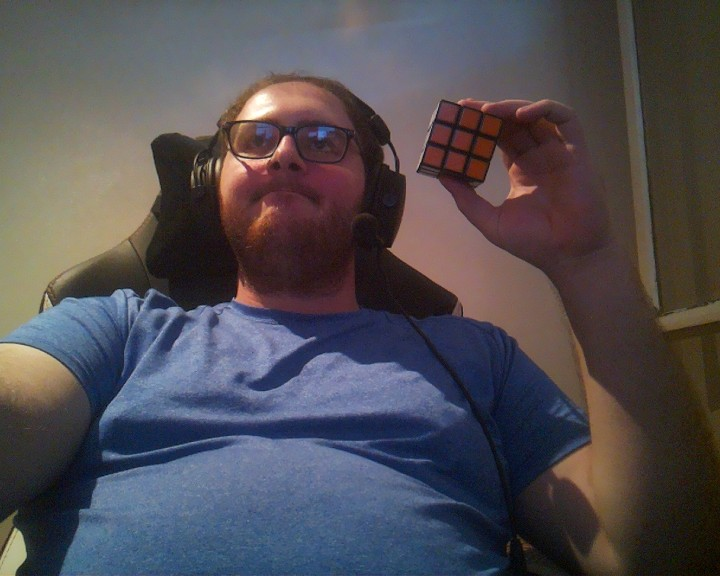
#> input picture Bras/Robot/Master v3/Bras/Stereo/Nouveauahh/images/left1.jpeg, 720 x 576 px; its folder holds 2 pictures in this run
$ python -i update.py   (imports and definitions only)
#> lines starting #> are read from the running program, lines starting #| are printed output that depends on the picture
import cv2
import numpy as np
import tkinter as tk
from tkinter import filedialog, Label, Button, Scale, Checkbutton, IntVar

# Function to update the disparity map when parameters change
def update_disparity_map():
    # Check if the blur filter is enabled
    if blur_enabled.get() == 1:
        # Get the blur level from the scale
        blur_level = blur_scale.get()
        # Apply Gaussian blur with the chosen kernel size
        blur_kernel_size = (blur_level, blur_level)
        left_image_blurred = cv2.GaussianBlur(left_image, blur_kernel_size, 0)
        right_image_blurred = cv2.GaussianBlur(right_image, blur_kernel_size, 0)
    else:
        left_image_blurred = left_image
        right_image_blurred = right_image

    num_disparities = num_disparities_scale.get()
    block_size = block_size_scale.get()

    # Ensure num_disparities is positive and divisible by 16
    num_disparities = max(16, num_disparities)
    num_disparities = num_disparities + (16 - (num_disparities % 16)) if num_disparities % 16 != 0 else num_disparities

    stereo = cv2.StereoBM_create(numDisparities=num_disparities, blockSize=block_size)
    disparity_map = stereo.compute(left_image_blurred, right_image_blurred)

    min_disparity = disparity_map.min()
    max_disparity = disparity_map.max()
    normalized_disparity = (disparity_map - min_disparity) / (max_disparity - min_disparity)
    normalized_disparity = (normalized_disparity * 255).astype(np.uint8)

    cv2.imshow('Disparity Map', normalized_disparity)

# Function to load stereo images and resize them to 500x500
def load_images():
    global left_image, right_image
    left_image_path = filedialog.askopenfilename(title='Select Left Image', filetypes=[('Image files', '*.png *.jpg *.jpeg *.bmp')])
#> the answer given: images/left1.jpeg
    right_image_path = filedialog.askopenfilename(title='Select Right Image', filetypes=[('Image files', '*.png *.jpg *.jpeg *.bmp')])
#> the answer given: images/left2.jpeg

    if left_image_path and right_image_path:
        left_image = cv2.imread(left_image_path, cv2.IMREAD_GRAYSCALE)
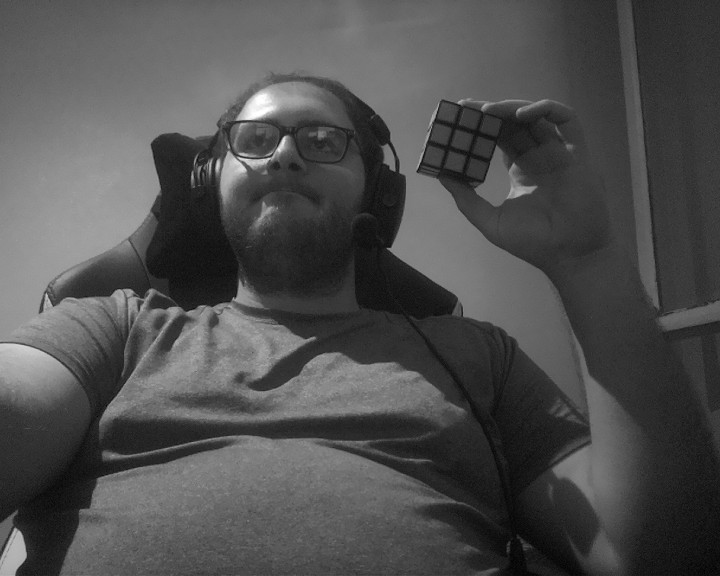
#> left_image: shape (576, 720); min 0, max 255, mean 78.8
        right_image = cv2.imread(right_image_path, cv2.IMREAD_GRAYSCALE)
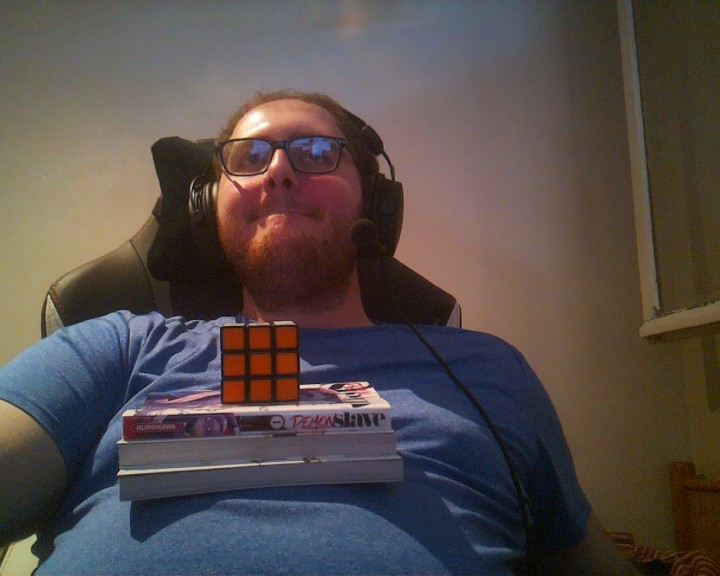
#> input picture Bras/Robot/Master v3/Bras/Stereo/Nouveauahh/images/left2.jpeg, 720 x 576 px
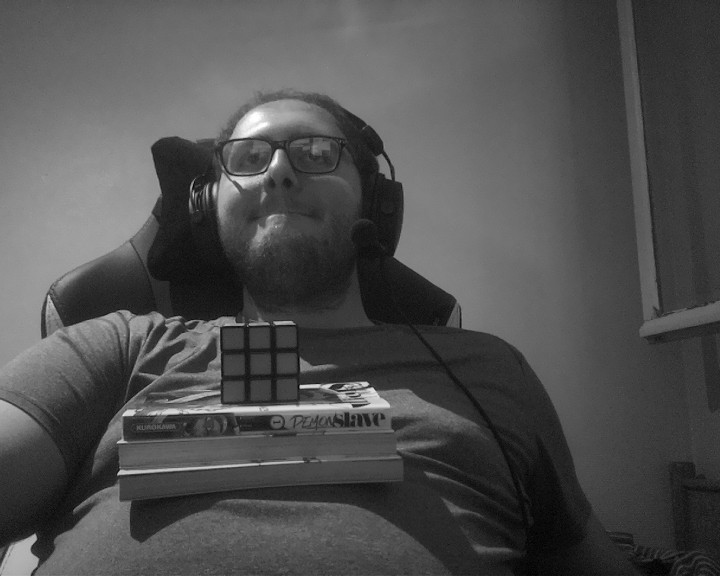
#> right_image: shape (576, 720); min 0, max 255, mean 79.3

        # Resize images to 500x500
        left_image = cv2.resize(left_image, (500, 500))
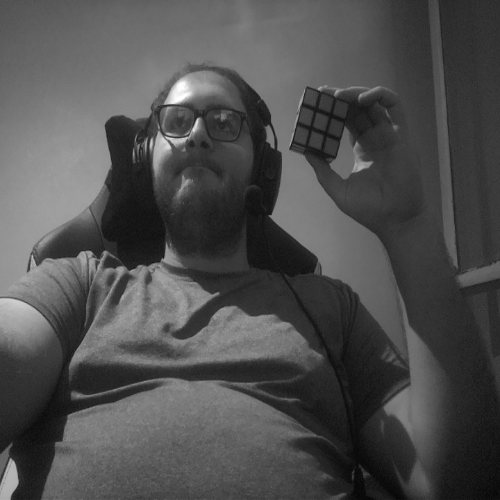
#> left_image: shape (500, 500); min 3, max 255, mean 78.7
        right_image = cv2.resize(right_image, (500, 500))
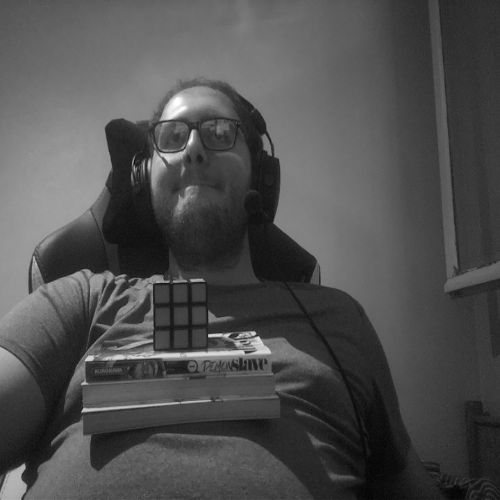
#> right_image: shape (500, 500); min 2, max 255, mean 79.2

        update_disparity_map()

# Create the main application window
# [2 lines not run here, left out]

# Load images button
# [1 line that did not run here, left out]
# [1 line not run here, left out]

# Parameter sliders
# [1 line that did not run here, left out]
# [1 line not run here, left out]
# Ensure num_disparities_scale starts with a value that is positive and divisible by 16
# [1 line that did not run here, left out]
# [2 lines not run here, left out]

# [1 line that did not run here, left out]
# [1 line not run here, left out]

# Create a custom list of allowed block sizes (odd values only)
allowed_block_sizes = [i for i in range(5, 26) if i % 2 != 0]

# [1 line that did not run here, left out]
# [2 lines not run here, left out]

# Add a Checkbutton for enabling/disabling blur
blur_enabled = IntVar()
# [1 line that did not run here, left out]
# [1 line not run here, left out]

# Add a Scale for choosing the blur level
# [1 line that did not run here, left out]
# [1 line not run here, left out]
# [1 line that did not run here, left out]
# [2 lines not run here, left out]

# Update disparity map button
# [1 line that did not run here, left out]
# [4 lines not run here, left out]

#> (the run stopped early here; a loop or call above may not have finished)
